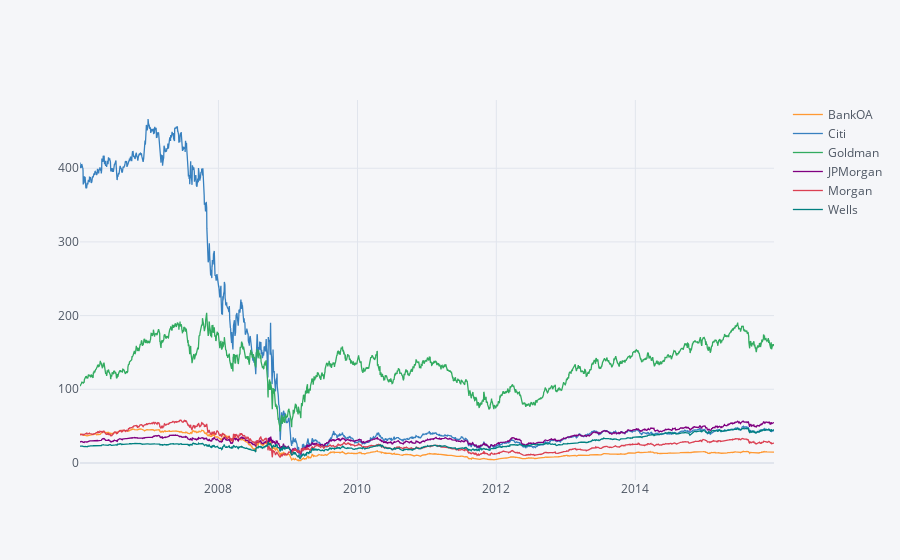

This figure's notebook cell:
### Markdown cell above
** Create a line plot showing Close price for each bank for the entire index of time. (Hint: Try using a for loop, or use [.xs](http://pandas.pydata.org/pandas-docs/stable/generated/pandas.DataFrame.xs.html) to get a cross section of the data.)**

### Code cell
bank_stocks.xs('Close', axis=1, level='Stock Info').iplot()

### Figure 1 — Plotly figure (JSON) as saved in the notebook; plotly's stock layout.template omitted (floating-point values rounded to 4 significant figures; data arrays with more than 128 entries replaced by an {"elided": "..."} marker saying what was removed)
{"data": [{"line": {"color": "rgba(255, 153, 51, 1.0)", "dash": "solid", "shape": "linear", "width": 1.3}, "mode": "lines", "name": "BankOA", "text": "", "type": "scatter", "x": {"elided": "2517 str values"}, "y": {"elided": "2517 float values"}}, {"line": {"color": "rgba(55, 128, 191, 1.0)", "dash": "solid", "shape": "linear", "width": 1.3}, "mode": "lines", "name": "Citi", "text": "", "type": "scatter", "x": {"elided": "2517 str values"}, "y": {"elided": "2517 float values"}}, {"line": {"color": "rgba(50, 171, 96, 1.0)", "dash": "solid", "shape": "linear", "width": 1.3}, "mode": "lines", "name": "Goldman", "text": "", "type": "scatter", "x": {"elided": "2517 str values"}, "y": {"elided": "2517 float values"}}, {"line": {"color": "rgba(128, 0, 128, 1.0)", "dash": "solid", "shape": "linear", "width": 1.3}, "mode": "lines", "name": "JPMorgan", "text": "", "type": "scatter", "x": {"elided": "2517 str values"}, "y": {"elided": "2517 float values"}}, {"line": {"color": "rgba(219, 64, 82, 1.0)", "dash": "solid", "shape": "linear", "width": 1.3}, "mode": "lines", "name": "Morgan", "text": "", "type": "scatter", "x": {"elided": "2517 str values"}, "y": {"elided": "2517 mixed values"}}, {"line": {"color": "rgba(0, 128, 128, 1.0)", "dash": "solid", "shape": "linear", "width": 1.3}, "mode": "lines", "name": "Wells", "text": "", "type": "scatter", "x": {"elided": "2517 str values"}, "y": {"elided": "2517 float values"}}], "layout": {"legend": {"bgcolor": "#F5F6F9", "font": {"color": "#4D5663"}}, "paper_bgcolor": "#F5F6F9", "plot_bgcolor": "#F5F6F9", "title": {"font": {"color": "#4D5663"}}, "xaxis": {"gridcolor": "#E1E5ED", "showgrid": true, "tickfont": {"color": "#4D5663"}, "title": {"font": {"color": "#4D5663"}, "text": ""}, "zerolinecolor": "#E1E5ED"}, "yaxis": {"gridcolor": "#E1E5ED", "showgrid": true, "tickfont": {"color": "#4D5663"}, "title": {"font": {"color": "#4D5663"}, "text": ""}, "zerolinecolor": "#E1E5ED"}}}
